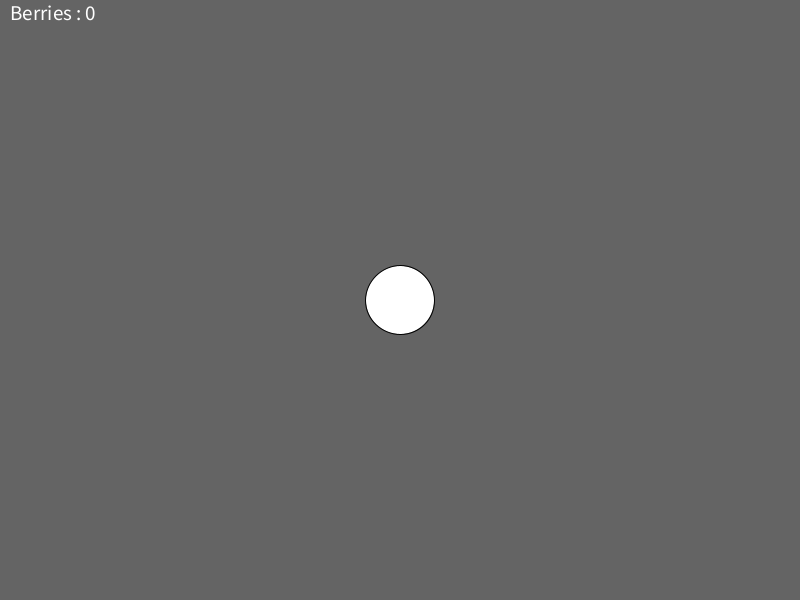
Frame 1 (no input)
Frame 60 (the mouse pressed at the canvas centre just before this capture): identical to frame 1, image omitted
Frame 120 (the mouse held since frame 60 and released just before this capture): identical to frame 1, image omitted

The Processing sketch that drew this single still picture (run headless with seeded random() and noise(); from frame 60 on, the mouse is pressed at the canvas centre):

// Processing sketch: berry1
// ── berry1.pde
float posX, posY;
float radius;
float bCol;
boolean displayBerry = false;
int points;


void setup() {

  size (800, 600);
  posX = width/2;
  posY = height/2;
  radius = random(10, 100);
  bCol = random (0, 255);
  points = 0;
}

void draw() {

  Berry();
}

void Berry() {

  //Draw berry
  background(100);
  ellipse(posX, posY, radius, radius);

  //disappears when clicked
  if (displayBerry) {
    noFill();
    noStroke();
 
  } else {
    fill(bCol);
    stroke(0);
    strokeWeight(1);

  }
  
  
  //Counter
  textSize(21);
  fill(255);
  text ( "Berries : " + points , 10, 20 );

}

void mouseClicked () {
  displayBerry = true;
  points = points + 1;
  
}
